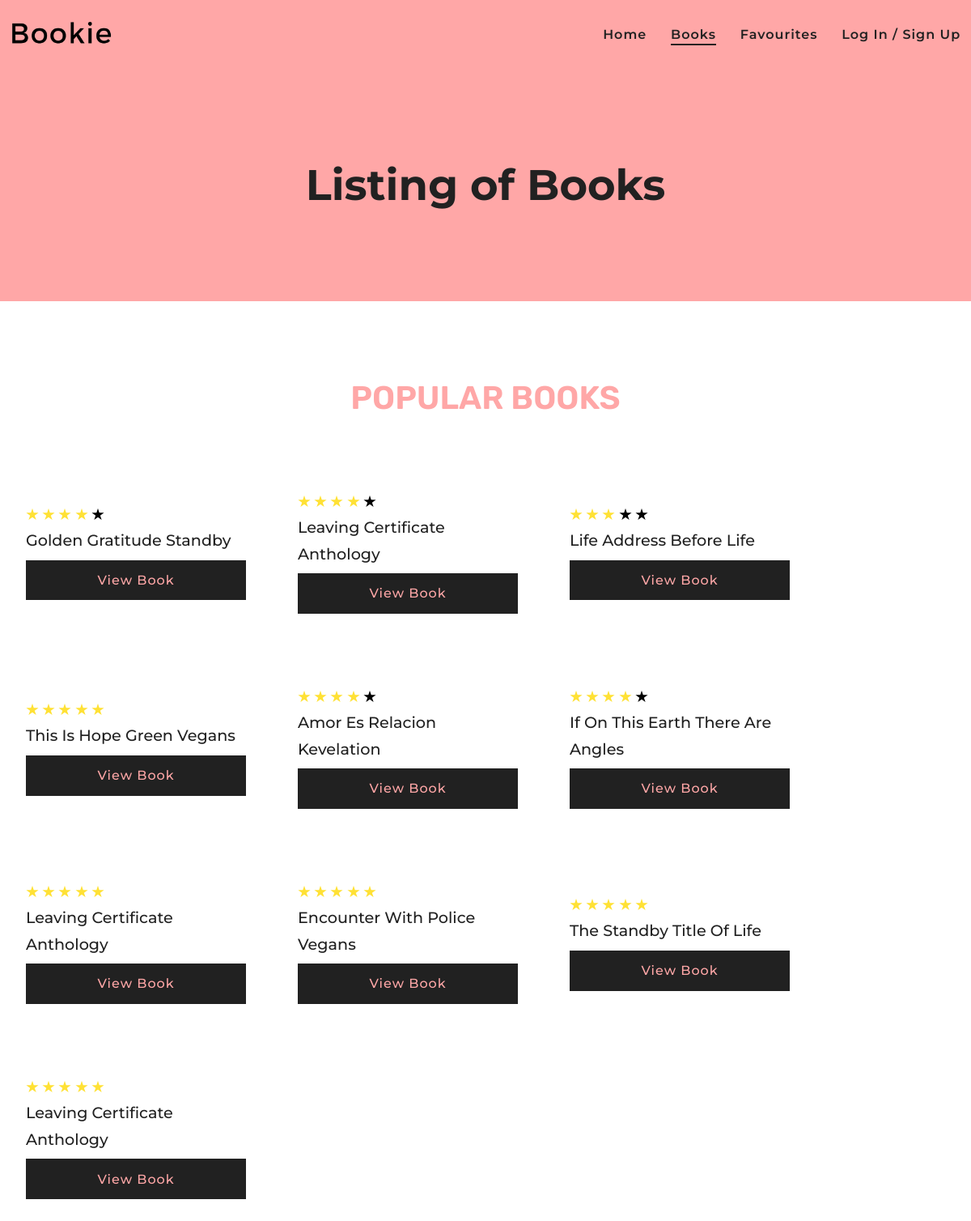
The page /books/ on the database as committed earlier.
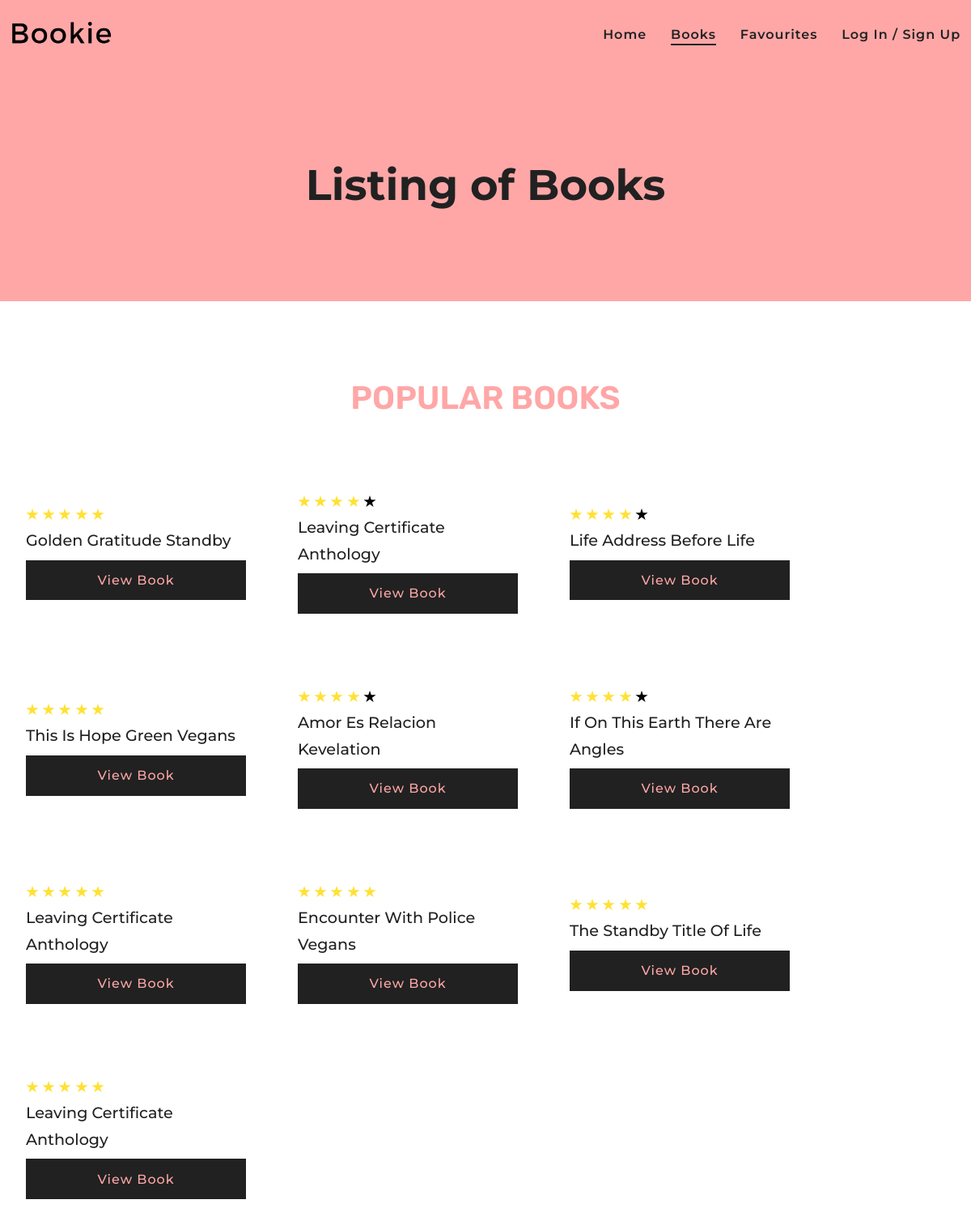
The same page on the database as committed later.
### app/views.py (the view)
def Books(request):
        data = BookData.objects.all()
        loginValue = False
        if 'mail'  in request.session:
                if request.session['mail']:
                        loginValue = True
        context = { "data" : data, 'iterator':range(1,6), "loggedIn" : loginValue }
        return render(request, 'books.html', context)

### template/books.html (shortened to what this page needs)
{% load static %}
<!DOCTYPE html>
<html lang="en">
<head>
        <link rel="stylesheet" href="{% static 'resources/styles/book.css' %}">
</head>
<body>
        <header class="book-header">
                <nav class="containers">
                        <div class="logo-container">
                                <div class="img-container">
                                        <img src="{% static 'resources/img/logo.png' %}" alt="">
                                </div>
                        </div>
                        <div class="nav-container">
                                <ul class="desktop-nav">
                                        <li><a href="{% url 'home' %}">Home</a></li>
                                        <li class="books-active"><a href="{% url 'books' %}">Books</a></li>
                                        <li><a href="{% url 'favourite' %}">Favourites</a></li>
                                        {% if loggedIn %}
                                                <li><a href="#">{{ request.session.username }}</a></li>
                                        {% else %}
                                                <li><a href="{% url 'login' %}">Log  In / Sign Up</a></li>
                                        {% endif %}
                                </ul>
                        </div>
                </nav>
                <div class="header-text-container containers">
                        <div>
                                <h1>Listing of Books</h1>
                        </div>
                </div>
        </header>
        <main>
                <section class="rating-section">
                        <div class="section-heading">
                                <h1>Popular Books</h1>
                        </div>
                        <div class="card-container">
                                {% for values in data %}
                                        <div class="cards">
                                                <div class="img-container">
                                                </div>
                                                <div class="text-content">
                                                        <div class="ratings">
                                                                {% for i in iterator %}
                                                                        {% if values.book_review_star >= i %}
                                                                                <ion-icon name="star-sharp" class="stared"></ion-icon>
                                                                        {% else %}
                                                                                <ion-icon name="star-sharp" ></ion-icon>
                                                                        {% endif %}
                                                                {% endfor %}
                                                        </div>
                                                        <h4>{{ values.book_name }}</h4>
                                                        <a href="{% url 'book_details'  values.id  %}">View Book</a>
                                                </div>
                                        </div>
                                {% endfor %}
                        </div>
                </section>
        </main>
</body>
</html>

Rows that differ between the two databases and show on the page:
changed BookData "Golden Gratitude Standby": book_review_star 4 → 5 (drawn)
changed BookData "Life Address Before Life": book_review_star 3 → 4 (drawn)
